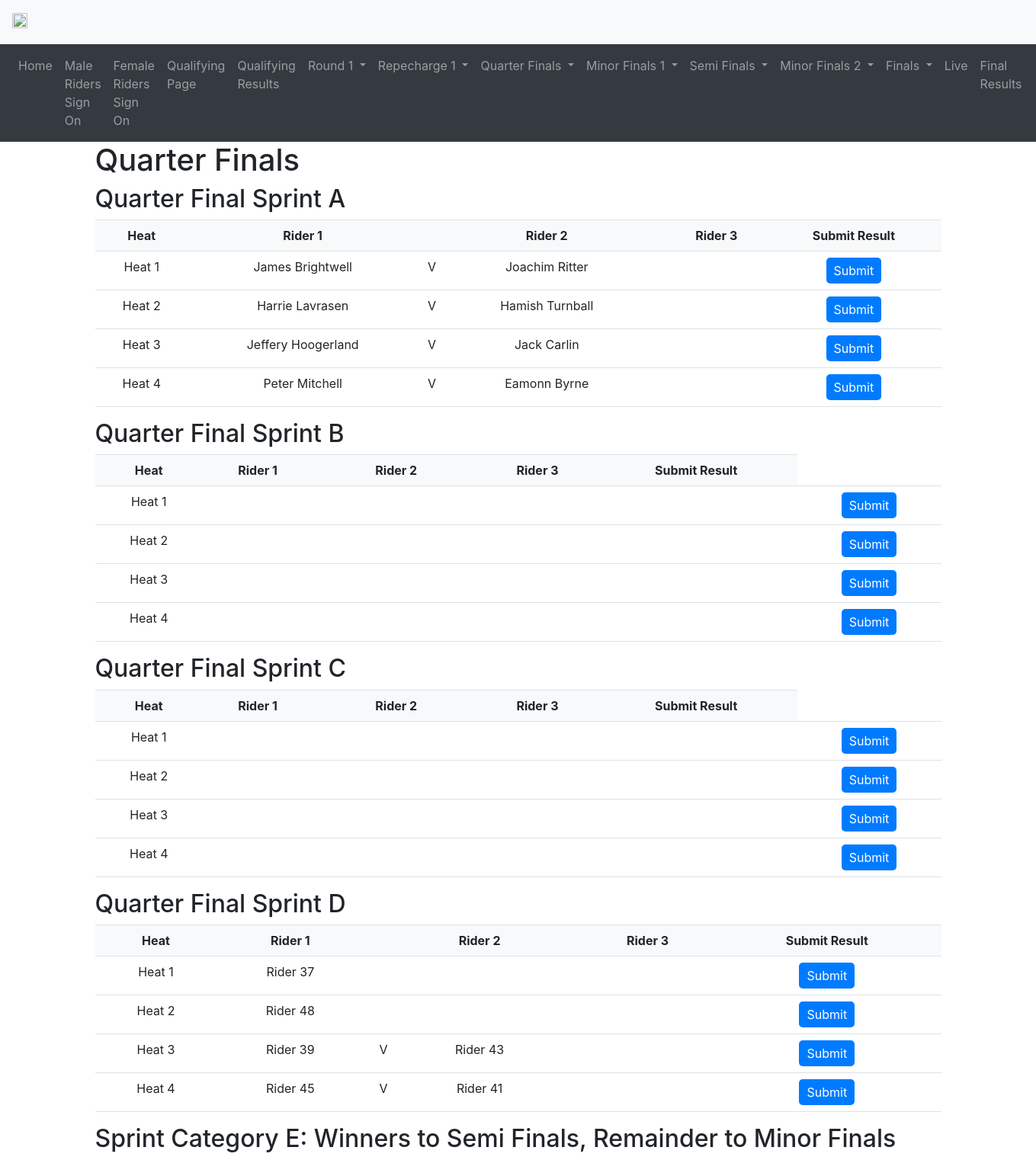
The page /quarter_finals on the database its author committed.
### main.py (models this page shows, shortened)
class RidersMale(Base):
    __tablename__ = 'riders_male'
    rider_number = db.Column(db.Integer, primary_key=True)
    rider_name = db.Column(db.String(50))
    rider_club = db.Column(db.String(50))
    signed_on = db.Column(db.String(50), default='No')
    qualifying_time = db.Column(db.Numeric(precision=3, asdecimal=False), nullable=True)
    seeding = db.Column(db.Integer)
    sprint_category = db.Column(db.String(50))
    round_1_pairing = db.Column(db.Integer, nullable=True)
    round_1_seeding = db.Column(db.Integer, nullable=True)
    quarter_final_seeding = db.Column(db.Integer, nullable=True)
    semi_final_seeding = db.Column(db.Integer, nullable=True)
    final_seeding = db.Column(db.Integer, nullable=True)
    final_result = db.Column(db.Integer, nullable=True)

### main.py (the view)
@app.route('/quarter_finals', methods=['GET', 'POST'])
def quarter_finals():
    with engine.connect() as connection:
        sprint_categories = connection.execute(
            text("SELECT DISTINCT sprint_category FROM riders_male WHERE quarter_final_seeding IS NOT NULL")
        ).fetchall()
        all_quarter_final_pairings = {}
        for category in sprint_categories:
            riders_for_quarter_finals = connection.execute(
                text("SELECT rider_name, quarter_final_seeding FROM riders_male WHERE sprint_category = :sprint_category ORDER BY quarter_final_seeding ASC"),
                {"sprint_category": category[0]}
            ).fetchall()
            total_riders = len(riders_for_quarter_finals)
            seeding_structure = get_quarter_final_seeding_structure(total_riders)
            if seeding_structure == "Straight to Semi Finals":
                all_quarter_final_pairings[category[0]] = "Straight to Semi Finals"
            elif seeding_structure is not None:
                quarter_final_heats = {}
                for heat, seeds in seeding_structure.items():
                    quarter_final_heats[heat] = [rider[0] for rider in riders_for_quarter_finals if rider[1] in seeds]
                all_quarter_final_pairings[category[0]] = quarter_final_heats
            else:
                pass  # or logging.warning("Seeding structure was unexpected for category %s", category[0])
    return render_template('quarter_final.html', quarter_finals=all_quarter_final_pairings)

### main.py (called while the page is built, shortened)
def get_quarter_final_seeding_structure(total_riders):
    standard_heats = {
        "Heat 1": [1, 8],
        "Heat 2": [2, 7],
        "Heat 3": [3, 6],
        "Heat 4": [4, 5]
    }
    if total_riders in range(6, 9):
        return "Straight to Semi Finals"
    elif total_riders in range(9, 15):
        return standard_heats
    else:
        return None  # or raise an error

### templates/quarter_final.html (shortened to what this page needs)
{% extends "base.html" %}
{% block content %}
  <h1>Quarter Finals</h1>
  {% set sorted_categories = quarter_finals.keys() | sort %}
  {% for sprint_category in sorted_categories %}
  {% set heats = quarter_finals[sprint_category] %}
  {% if heats == "Straight to Semi Finals" %}
      <h2>Sprint Category {{ sprint_category }}: Winners to Semi Finals, Remainder to Minor Finals</h2>
  {% else %}
      <h2>Quarter Final Sprint {{ sprint_category }}</h2>
      <div class="table-container">
          <table class="table" id="QuarterFinals{{ sprint_category }}Table">
              <thead>
                  <tr>
                      <th class="heat">Heat</th>
                      <th class="rider-1">Rider 1</th>
                      <th class="col-v"></th>
                      <th class="rider-2">Rider 2</th>
                      <th class="col-v"></th>
                      <th class="rider-3">Rider 3</th>
                      <th class="submit">Submit Result</th>
                  </tr>
              </thead>
              <tbody>
                  {% for heat, riders in heats.items() %}
                  <tr>
                      <td class="heat">Heat {{ loop.index }}</td>
                      {% for rider in riders %}
                      {% if rider != "BYE" %}
                      <td onclick="selectRider(this, 'QuarterFinal{{ sprint_category }}Table')">
                          {{ rider }}
                      </td>
                      {% else %}
                      <td></td>
                      {% endif %}
                      {% if not loop.last %}
                      <td class="col-v">V</td>
                      {% endif %}
                      {% endfor %}
                      {% for _ in range(riders|length, 3) %}
                      <td></td>
                      <td></td>
                      {% endfor %}
                      <td class="submit">
                          <button type="button" onclick="confirmResult(this)">Submit</button>
                      </td>
                  </tr>
                  {% endfor %}
              </tbody>
          </table>
      </div>
  {% endif %}
  {% endfor %}
{% endblock %}

### templates/base.html (style rules this page uses)
tr { page-break-inside: avoid; }

### templates/quarter_final.html (style rules this page uses)
table.table { border-collapse: collapse; width: 100%; }
table.table thead { background-color: #f8f9fa; }
table.table th, table.table td { padding: 8px; text-align: center; border-bottom: 1px solid #dee2e6; }
table.table th.col-v, table.table td.col-v, table.table th.col-rider-2, table.table td.col-rider-2, table.table th.col-rider-3, table.table td.col-rider-3 { padding-left: 4px; margin-left: 0px; }
table.table th { font-weight: bold; }
table.table td { vertical-align: top; }
button { padding: 5px 10px; border: none; border-radius: 5px; color: #fff; background-color: #007bff; transition: background-color 0.3s; }

### rows shown on the page
RidersMale: rider_name "James Brightwell", shows "V"
RidersMale: rider_name "Joachim Ritter"
RidersMale: rider_name "Harrie Lavrasen", shows "V"
RidersMale: rider_name "Hamish Turnball"
RidersMale: rider_name "Jeffery Hoogerland", shows "V"
RidersMale: rider_name "Jack Carlin"
RidersMale: rider_name "Peter Mitchell", shows "V"
RidersMale: rider_name "Eamonn Byrne"
RidersMale: rider_name "Rider 37"
RidersMale: rider_name "Rider 48"
RidersMale: rider_name "Rider 39", shows "V"
RidersMale: rider_name "Rider 43"
RidersMale: rider_name "Rider 45", shows "V"
RidersMale: rider_name "Rider 41"

### other values the page prints
{{ sprint_category }} "A" "B" "C" "D"
{{ sprint_category }} "E"
